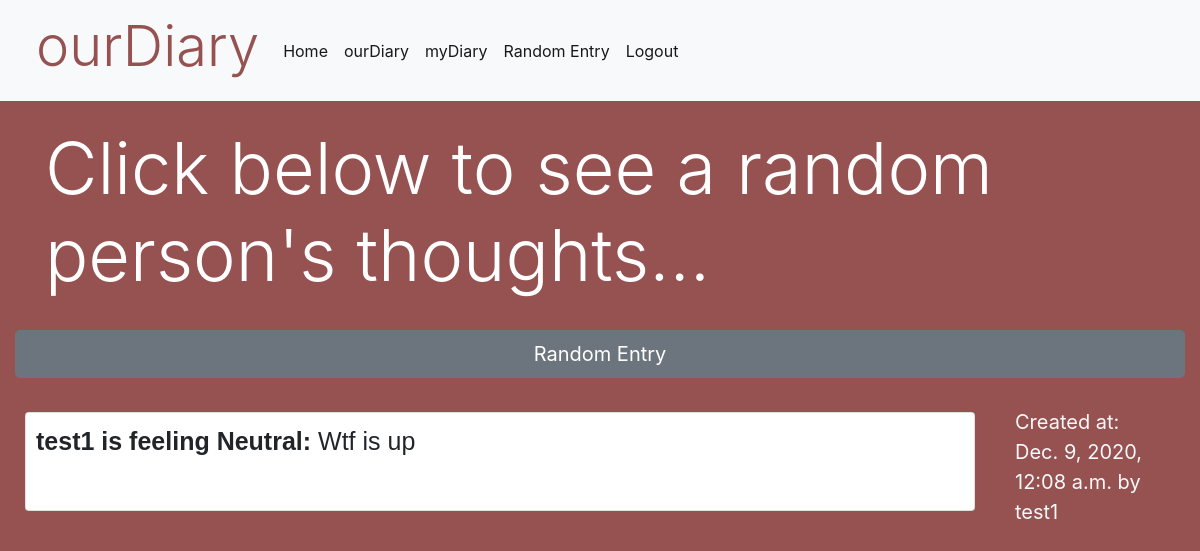
Before: /pictures/ (signed in) with the older database file.
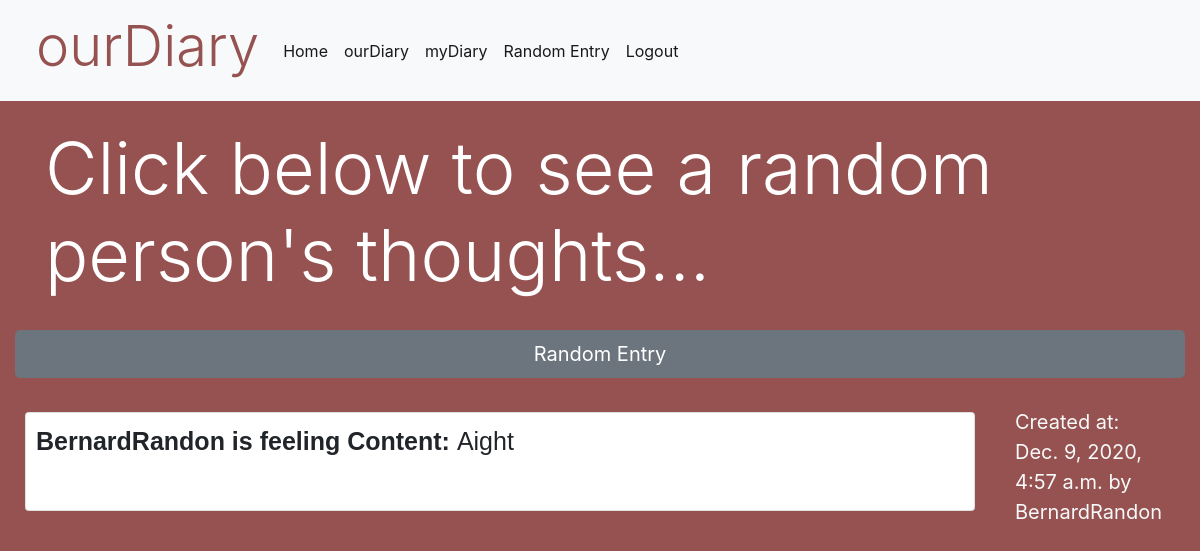
After: the same page with the newer database file.
### accounts/models.py (models this page shows)
class Info(models.Model):
    task = models.TextField()
    created_at = models.DateTimeField(auto_now_add=True)
    finished = models.BooleanField(default=False)
    username = models.CharField(max_length=50, default='User')
    emotion = models.CharField(max_length=50, default='Neutral')
    anon = models.BooleanField(default=False)

### accounts/views.py (the view)
# urls.py: path('pictures/', views.pics, name="pics"),
@login_required(login_url='register')
def pics(request):
    entries = Info.objects.all()
    count = Info.objects.all().count()
    value = random.randint(1, count)
    if request.method == "POST":
        entry = InfoForm(request.POST or None)
        entries = Info.objects.all()
        count = Info.objects.all().count()
        value = random.randint(1, count)
        if entry.is_valid():
            entry.save()
        context = {'entries': entries}
        return render(request, 'myDiary/pics.html', {'entries': entries, 'rand': value})
    else:
        context = {'entries': entries}
        return render(request, 'myDiary/pics.html', {'entries': entries, 'rand': value})

### templates/myDiary/pics.html (shortened to what this page needs)
{% extends 'accounts/../myDiary/base.html' %}
        {% block body %}
            <br>
            <div class="container-fluid">
                <h2 class = "text-left display-3">
                    Click below to see a random person's thoughts...
                </h2>
            <br>
            <form action="" method="post">
                <button type="submit" class="btn btn-secondary btn-lg btn-block" id="button-addon2"  value = "Submit">Random Entry</button>
            </form>
            <br>
            {% for entry in entries %}
                {% if forloop.counter == rand %}
                {% if entry.anon %}
                    <div class="row">
                        <div class ="col-md-10">
                            <div class="card" style ="padding: 10px; background-color: white; margin:10px; border-radius:.25rem;">
                                <p class="event"><b>Anonymous is feeling {{ forloop.counter.emotion }}:</b>    {{ entry.task }}</p>
                                <br>
                            </div>
                        </div>
                        <div class ="col-md-2">
                            <p class="text-light" style="font-size:20px; padding-right:18px; padding-top:5px;"> Created at: {{ entry.created_at }} by Anonymous </p>
                        </div>
                    </div>
                    <br>
                    <br>
                {% else %}
                    <div class="row">
                        <div class ="col-md-10">
                            <div class="card" style ="padding: 10px; background-color: white; margin:10px; border-radius:.25rem;">
                                <p class="event"><b>{{ entry.username }} is feeling {{ entry.emotion }}: </b>{{ entry.task }}</p>
                                <br>
                            </div>
                        </div>
                        <div class ="col-md-2">
                            <p class="text-light" style="font-size:20px; padding-right:18px; padding-top:5px;"> Created at: {{ entry.created_at }} by {{ entry.username }} </p>
                        </div>
                    </div>
                    <br>
                    <br>
                    {% endif %}
                {% endif %}
            {% endfor %}
            </div>
        {% endblock %}

### templates/myDiary/base.html (shortened to what this page needs)
{% load static %}
<!DOCTYPE html>
<html lang="en">
<head>
    <link rel="stylesheet" href="https://stackpath.bootstrapcdn.com/bootstrap/4.5.2/css/bootstrap.min.css">
    <link rel="stylesheet" href="{% static '/css/styles.css' %}">
</head>
<body>
    <nav class="navbar navbar-expand-lg navbar-light bg-light">
        <a class="navbar-brand"><h1 class = "display-4">ourDiary</h1></a>
        <div class="collapse navbar-collapse" id="navbarNavAltMarkup">
            <div class="navbar-nav">
                <a class="nav-item nav-link active" href="{% url 'home' %}">    Home <span class="sr-only">(current)</span></a>
                <a class="nav-item nav-link active" href="{% url 'diary' %}">   ourDiary</a>
                <a class="nav-item nav-link active" href="{% url 'diary2' %}">   myDiary</a>
                <a class="nav-item nav-link active" href="{% url 'pics' %}">   Random Entry</a>
                <a class="nav-item nav-link active" href="{% url 'logout' %}">  Logout</a>
            </div>
        </div>
    </nav>
        {% block body %}
        {% endblock %}
</body>
</html>

### static/css/styles.css (style rules this page uses)
body { background-color: RGB(149, 82, 81); }
h1 { color: RGB(149, 82, 81); font-size: 50px; padding-left: 20px; }
h2 { color: white; font-size: 30px; padding-left: 1px; }
h2.display-3 { padding-left:30px; }
.event { font-family: sans-serif; font-size:25px; }
a:link { color: white; text-decoration: none; }

Changed rows visible on the page:
removed Info: username "test1", emotion "Neutral", task "Wtf is up", created_at "Dec. 9, 2020, 12:08 a.m."
added Info: username "BernardRandon", emotion "Content", task "Aight", created_at "Dec. 9, 2020, 4:57 a.m."
